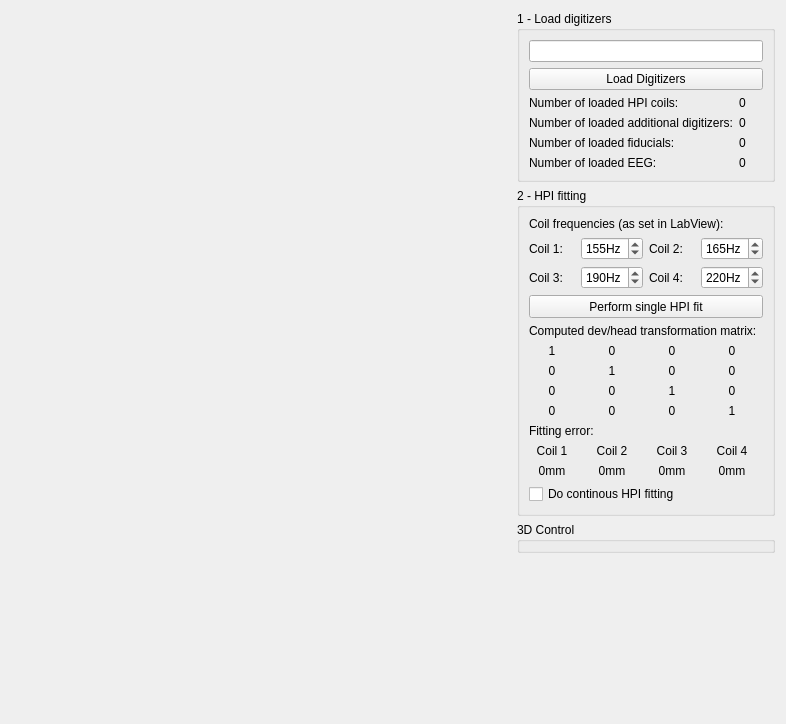
<?xml version="1.0" encoding="UTF-8"?>
<ui version="4.0">
 <class>HPIWidget</class>
 <widget class="QWidget" name="HPIWidget">
  <property name="geometry">
   <rect>
    <x>0</x>
    <y>0</y>
    <width>784</width>
    <height>724</height>
   </rect>
  </property>
  <property name="windowTitle">
   <string>HPI Setup</string>
  </property>
  <layout class="QGridLayout" name="gridLayout_2">
   <item row="0" column="0">
    <layout class="QGridLayout" name="m_gridLayout_main">
     <property name="leftMargin">
      <number>0</number>
     </property>
     <property name="topMargin">
      <number>0</number>
     </property>
     <property name="rightMargin">
      <number>0</number>
     </property>
     <property name="bottomMargin">
      <number>0</number>
     </property>
     <property name="spacing">
      <number>6</number>
     </property>
     <item row="0" column="1">
      <widget class="QGroupBox" name="m_groupBox_loadDigitizers">
       <property name="minimumSize">
        <size>
         <width>258</width>
         <height>0</height>
        </size>
       </property>
       <property name="maximumSize">
        <size>
         <width>258</width>
         <height>16777215</height>
        </size>
       </property>
       <property name="title">
        <string>1 - Load digitizers</string>
       </property>
       <layout class="QFormLayout" name="formLayout_2">
        <item row="2" column="0">
         <widget class="QLabel" name="label_7">
          <property name="text">
           <string>Number of loaded HPI coils:</string>
          </property>
         </widget>
        </item>
        <item row="2" column="1">
         <widget class="QLabel" name="m_label_numberLoadedCoils">
          <property name="text">
           <string>0</string>
          </property>
         </widget>
        </item>
        <item row="3" column="0">
         <widget class="QLabel" name="label_8">
          <property name="text">
           <string>Number of loaded additional digitizers:</string>
          </property>
         </widget>
        </item>
        <item row="3" column="1">
         <widget class="QLabel" name="m_label_numberLoadedDigitizers">
          <property name="text">
           <string>0</string>
          </property>
         </widget>
        </item>
        <item row="4" column="0">
         <widget class="QLabel" name="label_9">
          <property name="text">
           <string>Number of loaded fiducials:</string>
          </property>
         </widget>
        </item>
        <item row="4" column="1">
         <widget class="QLabel" name="m_label_numberLoadedFiducials">
          <property name="text">
           <string>0</string>
          </property>
         </widget>
        </item>
        <item row="5" column="0">
         <widget class="QLabel" name="label_10">
          <property name="text">
           <string>Number of loaded EEG:</string>
          </property>
         </widget>
        </item>
        <item row="5" column="1">
         <widget class="QLabel" name="m_label_numberLoadedEEG">
          <property name="text">
           <string>0</string>
          </property>
         </widget>
        </item>
        <item row="0" column="0" colspan="2">
         <widget class="QLineEdit" name="m_lineEdit_filePath"/>
        </item>
        <item row="1" column="0" colspan="2">
         <widget class="QPushButton" name="m_pushButton_loadDigitizers">
          <property name="text">
           <string>Load Digitizers</string>
          </property>
         </widget>
        </item>
       </layout>
      </widget>
     </item>
     <item row="4" column="1">
      <spacer name="verticalSpacer">
       <property name="orientation">
        <enum>Qt::Vertical</enum>
       </property>
       <property name="sizeHint" stdset="0">
        <size>
         <width>20</width>
         <height>40</height>
        </size>
       </property>
      </spacer>
     </item>
     <item row="0" column="0" rowspan="5">
      <widget class="QWidget" name="widget" native="true">
       <property name="sizePolicy">
        <sizepolicy hsizetype="Preferred" vsizetype="Preferred">
         <horstretch>0</horstretch>
         <verstretch>0</verstretch>
        </sizepolicy>
       </property>
       <property name="minimumSize">
        <size>
         <width>500</width>
         <height>0</height>
        </size>
       </property>
      </widget>
     </item>
     <item row="2" column="1" rowspan="2">
      <widget class="QGroupBox" name="m_groupBox_3dControl">
       <property name="minimumSize">
        <size>
         <width>258</width>
         <height>0</height>
        </size>
       </property>
       <property name="maximumSize">
        <size>
         <width>258</width>
         <height>16777215</height>
        </size>
       </property>
       <property name="title">
        <string>3D Control</string>
       </property>
      </widget>
     </item>
     <item row="1" column="1">
      <widget class="QGroupBox" name="m_groupBox_hpiFitting">
       <property name="minimumSize">
        <size>
         <width>258</width>
         <height>0</height>
        </size>
       </property>
       <property name="maximumSize">
        <size>
         <width>258</width>
         <height>16777215</height>
        </size>
       </property>
       <property name="title">
        <string>2 - HPI fitting</string>
       </property>
       <layout class="QGridLayout" name="gridLayout">
        <item row="10" column="1">
         <widget class="QLabel" name="m_label_mat21">
          <property name="text">
           <string>0</string>
          </property>
          <property name="alignment">
           <set>Qt::AlignCenter</set>
          </property>
         </widget>
        </item>
        <item row="7" column="0" colspan="4">
         <widget class="QLabel" name="label_6">
          <property name="text">
           <string>Computed dev/head transformation matrix:</string>
          </property>
         </widget>
        </item>
        <item row="0" column="0" colspan="4">
         <widget class="QLabel" name="label_5">
          <property name="text">
           <string>Coil frequencies (as set in LabView):</string>
          </property>
         </widget>
        </item>
        <item row="9" column="0">
         <widget class="QLabel" name="m_label_mat10">
          <property name="text">
           <string>0</string>
          </property>
          <property name="alignment">
           <set>Qt::AlignCenter</set>
          </property>
         </widget>
        </item>
        <item row="2" column="3">
         <widget class="QSpinBox" name="m_spinBox_freqCoil4">
          <property name="suffix">
           <string>Hz</string>
          </property>
          <property name="maximum">
           <number>500</number>
          </property>
          <property name="value">
           <number>220</number>
          </property>
         </widget>
        </item>
        <item row="10" column="0">
         <widget class="QLabel" name="m_label_mat20">
          <property name="text">
           <string>0</string>
          </property>
          <property name="alignment">
           <set>Qt::AlignCenter</set>
          </property>
         </widget>
        </item>
        <item row="9" column="1">
         <widget class="QLabel" name="m_label_mat11">
          <property name="text">
           <string>1</string>
          </property>
          <property name="alignment">
           <set>Qt::AlignCenter</set>
          </property>
         </widget>
        </item>
        <item row="11" column="0">
         <widget class="QLabel" name="m_label_mat30">
          <property name="text">
           <string>0</string>
          </property>
          <property name="alignment">
           <set>Qt::AlignCenter</set>
          </property>
         </widget>
        </item>
        <item row="11" column="2">
         <widget class="QLabel" name="m_label_mat32">
          <property name="text">
           <string>0</string>
          </property>
          <property name="alignment">
           <set>Qt::AlignCenter</set>
          </property>
         </widget>
        </item>
        <item row="11" column="1">
         <widget class="QLabel" name="m_label_mat31">
          <property name="text">
           <string>0</string>
          </property>
          <property name="alignment">
           <set>Qt::AlignCenter</set>
          </property>
         </widget>
        </item>
        <item row="10" column="2">
         <widget class="QLabel" name="m_label_mat22">
          <property name="text">
           <string>1</string>
          </property>
          <property name="alignment">
           <set>Qt::AlignCenter</set>
          </property>
         </widget>
        </item>
        <item row="9" column="2">
         <widget class="QLabel" name="m_label_mat12">
          <property name="text">
           <string>0</string>
          </property>
          <property name="alignment">
           <set>Qt::AlignCenter</set>
          </property>
         </widget>
        </item>
        <item row="10" column="3">
         <widget class="QLabel" name="m_label_mat23">
          <property name="text">
           <string>0</string>
          </property>
          <property name="alignment">
           <set>Qt::AlignCenter</set>
          </property>
         </widget>
        </item>
        <item row="2" column="2">
         <widget class="QLabel" name="m_label_freqCoil4">
          <property name="text">
           <string>Coil 4:</string>
          </property>
         </widget>
        </item>
        <item row="8" column="3">
         <widget class="QLabel" name="m_label_mat03">
          <property name="text">
           <string>0</string>
          </property>
          <property name="alignment">
           <set>Qt::AlignCenter</set>
          </property>
         </widget>
        </item>
        <item row="8" column="2">
         <widget class="QLabel" name="m_label_mat02">
          <property name="text">
           <string>0</string>
          </property>
          <property name="alignment">
           <set>Qt::AlignCenter</set>
          </property>
         </widget>
        </item>
        <item row="9" column="3">
         <widget class="QLabel" name="m_label_mat13">
          <property name="text">
           <string>0</string>
          </property>
          <property name="alignment">
           <set>Qt::AlignCenter</set>
          </property>
         </widget>
        </item>
        <item row="14" column="0">
         <widget class="QLabel" name="m_label_gofCoil1">
          <property name="text">
           <string>0mm</string>
          </property>
          <property name="alignment">
           <set>Qt::AlignCenter</set>
          </property>
         </widget>
        </item>
        <item row="11" column="3">
         <widget class="QLabel" name="m_label_mat33">
          <property name="text">
           <string>1</string>
          </property>
          <property name="alignment">
           <set>Qt::AlignCenter</set>
          </property>
         </widget>
        </item>
        <item row="1" column="3">
         <widget class="QSpinBox" name="m_spinBox_freqCoil2">
          <property name="suffix">
           <string>Hz</string>
          </property>
          <property name="maximum">
           <number>500</number>
          </property>
          <property name="value">
           <number>165</number>
          </property>
         </widget>
        </item>
        <item row="2" column="0">
         <widget class="QLabel" name="m_label_freqCoil3">
          <property name="text">
           <string>Coil 3:</string>
          </property>
         </widget>
        </item>
        <item row="2" column="1">
         <widget class="QSpinBox" name="m_spinBox_freqCoil3">
          <property name="suffix">
           <string>Hz</string>
          </property>
          <property name="maximum">
           <number>500</number>
          </property>
          <property name="value">
           <number>190</number>
          </property>
         </widget>
        </item>
        <item row="14" column="1">
         <widget class="QLabel" name="m_label_gofCoil2">
          <property name="text">
           <string>0mm</string>
          </property>
          <property name="alignment">
           <set>Qt::AlignCenter</set>
          </property>
         </widget>
        </item>
        <item row="14" column="3">
         <widget class="QLabel" name="m_label_gofCoil4">
          <property name="text">
           <string>0mm</string>
          </property>
          <property name="alignment">
           <set>Qt::AlignCenter</set>
          </property>
         </widget>
        </item>
        <item row="14" column="2">
         <widget class="QLabel" name="m_label_gofCoil3">
          <property name="text">
           <string>0mm</string>
          </property>
          <property name="alignment">
           <set>Qt::AlignCenter</set>
          </property>
         </widget>
        </item>
        <item row="1" column="1">
         <widget class="QSpinBox" name="m_spinBox_freqCoil1">
          <property name="suffix">
           <string>Hz</string>
          </property>
          <property name="prefix">
           <string/>
          </property>
          <property name="maximum">
           <number>500</number>
          </property>
          <property name="value">
           <number>155</number>
          </property>
         </widget>
        </item>
        <item row="1" column="0">
         <widget class="QLabel" name="m_label_freqCoil1">
          <property name="text">
           <string>Coil 1:</string>
          </property>
         </widget>
        </item>
        <item row="1" column="2">
         <widget class="QLabel" name="m_label_freqCoil2">
          <property name="text">
           <string>Coil 2:</string>
          </property>
         </widget>
        </item>
        <item row="6" column="0" colspan="4">
         <widget class="QToolButton" name="m_pushButton_doSingleFit">
          <property name="sizePolicy">
           <sizepolicy hsizetype="Minimum" vsizetype="Fixed">
            <horstretch>0</horstretch>
            <verstretch>0</verstretch>
           </sizepolicy>
          </property>
          <property name="minimumSize">
           <size>
            <width>0</width>
            <height>23</height>
           </size>
          </property>
          <property name="maximumSize">
           <size>
            <width>16777215</width>
            <height>16777215</height>
           </size>
          </property>
          <property name="text">
           <string>Perform single HPI fit</string>
          </property>
         </widget>
        </item>
        <item row="8" column="0">
         <widget class="QLabel" name="m_label_mat00">
          <property name="text">
           <string>1</string>
          </property>
          <property name="alignment">
           <set>Qt::AlignCenter</set>
          </property>
         </widget>
        </item>
        <item row="8" column="1">
         <widget class="QLabel" name="m_label_mat01">
          <property name="text">
           <string>0</string>
          </property>
          <property name="alignment">
           <set>Qt::AlignCenter</set>
          </property>
         </widget>
        </item>
        <item row="13" column="1">
         <widget class="QLabel" name="m_label_gofCoil2Description">
          <property name="text">
           <string>Coil 2</string>
          </property>
          <property name="alignment">
           <set>Qt::AlignCenter</set>
          </property>
         </widget>
        </item>
        <item row="13" column="3">
         <widget class="QLabel" name="m_label_gofCoil4Description">
          <property name="text">
           <string>Coil 4</string>
          </property>
          <property name="alignment">
           <set>Qt::AlignCenter</set>
          </property>
         </widget>
        </item>
        <item row="13" column="2">
         <widget class="QLabel" name="m_label_gofCoil3Description">
          <property name="text">
           <string>Coil 3</string>
          </property>
          <property name="alignment">
           <set>Qt::AlignCenter</set>
          </property>
         </widget>
        </item>
        <item row="12" column="0" colspan="4">
         <widget class="QLabel" name="label_11">
          <property name="text">
           <string>Fitting error:</string>
          </property>
         </widget>
        </item>
        <item row="13" column="0">
         <widget class="QLabel" name="m_label_gofCoil1Description">
          <property name="text">
           <string>Coil 1</string>
          </property>
          <property name="alignment">
           <set>Qt::AlignCenter</set>
          </property>
         </widget>
        </item>
        <item row="15" column="0" colspan="4">
         <widget class="QCheckBox" name="m_checkBox_continousHPI">
          <property name="text">
           <string>Do continous HPI fitting</string>
          </property>
         </widget>
        </item>
       </layout>
      </widget>
     </item>
    </layout>
   </item>
  </layout>
 </widget>
 <resources/>
 <connections/>
</ui>
